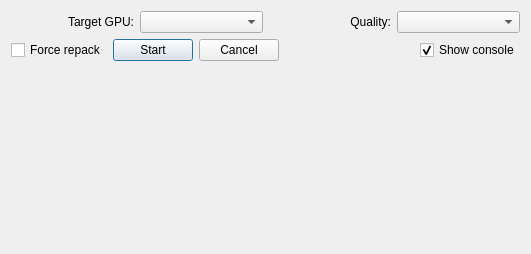
<?xml version="1.0" encoding="UTF-8"?>
<ui version="4.0">
 <class>DialogReloadSprites</class>
 <widget class="QDialog" name="DialogReloadSprites">
  <property name="geometry">
   <rect>
    <x>0</x>
    <y>0</y>
    <width>531</width>
    <height>254</height>
   </rect>
  </property>
  <property name="sizePolicy">
   <sizepolicy hsizetype="Preferred" vsizetype="Minimum">
    <horstretch>0</horstretch>
    <verstretch>0</verstretch>
   </sizepolicy>
  </property>
  <property name="windowTitle">
   <string>Reload sprites</string>
  </property>
  <property name="modal">
   <bool>true</bool>
  </property>
  <layout class="QVBoxLayout" name="verticalLayout">
   <property name="sizeConstraint">
    <enum>QLayout::SetDefaultConstraint</enum>
   </property>
   <item>
    <layout class="QHBoxLayout" name="horizontalLayout">
     <item>
      <widget class="QLabel" name="label_targetGPU">
       <property name="whatsThis">
        <string>Select target GPU platform</string>
       </property>
       <property name="layoutDirection">
        <enum>Qt::LeftToRight</enum>
       </property>
       <property name="text">
        <string>Target GPU:</string>
       </property>
       <property name="alignment">
        <set>Qt::AlignRight|Qt::AlignTrailing|Qt::AlignVCenter</set>
       </property>
      </widget>
     </item>
     <item>
      <widget class="QComboBox" name="comboBox_targetGPU">
       <property name="whatsThis">
        <string>Select target GPU platform</string>
       </property>
      </widget>
     </item>
     <item>
      <widget class="QLabel" name="label_quality">
       <property name="whatsThis">
        <string>Select quality level</string>
       </property>
       <property name="text">
        <string>Quality:</string>
       </property>
       <property name="alignment">
        <set>Qt::AlignRight|Qt::AlignTrailing|Qt::AlignVCenter</set>
       </property>
      </widget>
     </item>
     <item>
      <widget class="QComboBox" name="comboBox_quality">
       <property name="whatsThis">
        <string>Select quality level</string>
       </property>
      </widget>
     </item>
    </layout>
   </item>
   <item>
    <layout class="QHBoxLayout" name="horizontalLayout_2">
     <item>
      <widget class="QCheckBox" name="checkBox_repack">
       <property name="whatsThis">
        <string>Cleaer $process folder </string>
       </property>
       <property name="layoutDirection">
        <enum>Qt::LeftToRight</enum>
       </property>
       <property name="text">
        <string>Force repack</string>
       </property>
      </widget>
     </item>
     <item>
      <widget class="QPushButton" name="pushButton_start">
       <property name="whatsThis">
        <string/>
       </property>
       <property name="text">
        <string>Start</string>
       </property>
      </widget>
     </item>
     <item>
      <widget class="QPushButton" name="pushButton_cancel">
       <property name="text">
        <string>Cancel</string>
       </property>
      </widget>
     </item>
     <item>
      <spacer name="horizontalSpacer">
       <property name="orientation">
        <enum>Qt::Horizontal</enum>
       </property>
       <property name="sizeHint" stdset="0">
        <size>
         <width>40</width>
         <height>20</height>
        </size>
       </property>
      </spacer>
     </item>
     <item>
      <widget class="QCheckBox" name="checkBox_showConsole">
       <property name="text">
        <string>Show console</string>
       </property>
       <property name="checked">
        <bool>true</bool>
       </property>
      </widget>
     </item>
    </layout>
   </item>
   <item>
    <spacer name="verticalSpacer">
     <property name="orientation">
      <enum>Qt::Vertical</enum>
     </property>
     <property name="sizeType">
      <enum>QSizePolicy::Fixed</enum>
     </property>
     <property name="sizeHint" stdset="0">
      <size>
       <width>20</width>
       <height>20</height>
      </size>
     </property>
    </spacer>
   </item>
   <item>
    <widget class="LogWidget" name="logWidget" native="true">
     <property name="sizePolicy">
      <sizepolicy hsizetype="Expanding" vsizetype="Expanding">
       <horstretch>0</horstretch>
       <verstretch>0</verstretch>
      </sizepolicy>
     </property>
    </widget>
   </item>
  </layout>
 </widget>
 <customwidgets>
  <customwidget>
   <class>LogWidget</class>
   <extends>QWidget</extends>
   <header>QtTools/ConsoleWidget/LogWidget.h</header>
   <container>1</container>
  </customwidget>
 </customwidgets>
 <resources/>
 <connections/>
</ui>
